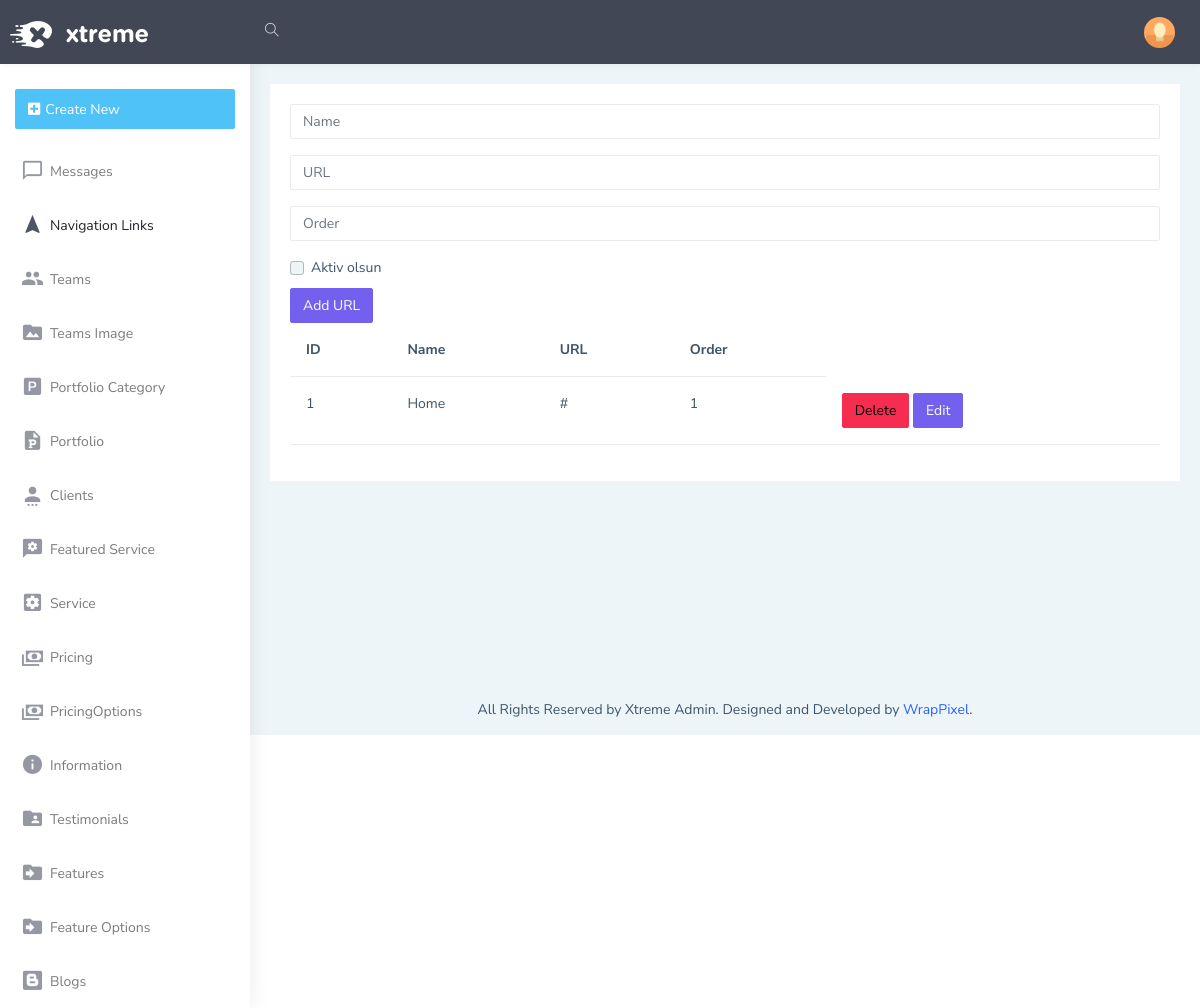
The app's page /admin/navlinks with its own data.
### models.py (models this page shows)
class NavLinks(db.Model):
    Id=db.Column(db.Integer, primary_key=True)
    Name=db.Column(db.String(25), nullable=False)
    Url=db.Column(db.String(50), nullable=False)
    Order=db.Column(db.Integer, nullable=False)
    IsActive=db.Column(db.Boolean, nullable=False)

### admin/routes/navlinks.py (the view)
@admin_bp.route('/navlinks', methods=['GET','POST'])
def navlinks():
    navlinks=NavLinksForm()
    navigationlink=NavLinks.query.all()
    return render_template('admin/navbar/navlinks.html', navlinks=navlinks, navigationlink=navigationlink)

### admin/forms.py
class NavLinksForm(FlaskForm):
    name=StringField('name')
    url=StringField('url')
    order=IntegerField('order')
    isactive=BooleanField('isactive')
    submit=SubmitField('Add URL')

### admin/templates/admin/navbar/navlinks.html
{% extends 'admin/layout.html' %}
{% block body %}
<form action="/admin/navlinks/add" method="POST">
    <div class="mb-3">
      {{navlinks.name(class="form-control", id="exampleFormControlInput1", placeholder="Name")}}
    </div>
    <div class="mb-3">
      {{navlinks.url(class="form-control", id="exampleFormControlInput1", placeholder="URL")}}
    </div>
    <div class="mb-3">
      {{navlinks.order(class="form-control", id="exampleFormControlInput1", placeholder="Order")}}
    </div>
    <div class="form-check">
      {{navlinks.isactive(class="form-check-input", type="checkbox", id="flexCheckDefault")}}
      <label class="form-check-label" for="flexCheckDefault">
        Aktiv olsun
      </label>
    </div>
    {{navlinks.submit(class='btn btn-primary')}}
</form>
<table class="table">
  <thead>
    <tr>
      <th scope="col">ID</th>
      <th scope="col">Name</th>
      <th scope="col">URL</th>
      <th scope="col">Order</th>
    </tr>
  </thead>
  <tbody>
      {% for navigation in navigationlink %}
    <tr>
      <td>{{navigation.Id}}</td>
      <td>{{navigation.Name}}</td>
      <td>{{navigation.Url}}</td>
      <td>{{navigation.Order}}</td>
      <td>
          <a href="/admin/navlinks/delete/{{navigation.Id}}" class="btn btn-danger">Delete</a>
          <a href="/admin/navlinks/edit/{{navigation.Id}}" class="btn btn-primary">Edit</a>
      </td>
    </tr>
    {% endfor %}
  </tbody>
</table>
{% endblock %}}

### records on screen
NavLinks: Id "1", Name "Home", Url "#", Order "1"
